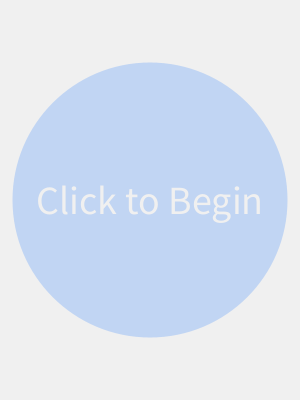
Frame 1 (no input)
Frame 60 (the mouse pressed at the canvas centre just before this capture): identical to frame 1, image omitted
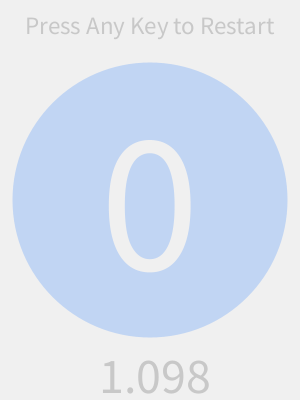
Frame 120 (the mouse held since frame 60 and released just before this capture)

The Processing sketch that drew these frames (run headless with seeded random() and noise(); from frame 60 on, the mouse is pressed at the canvas centre):

// Processing sketch: processing_172603
// ── processing_172603.pde

void setup() {
  size(300, 400);
}

int gameState = 0;
int score = 0;
float counter;
float cps;

void draw() {
  background(240);
  noStroke();
  int c = 50+(score*2);
  fill(0, 100, 255, c);
  ellipse(150, 200, 275, 275);
  if (gameState == 0) {
    textAlign(CENTER, CENTER);
    fill(240);
    textSize(40);
    text("Click to Begin", 150, 200);
    if (mousePressed) {
      gameState = 1;
      counter = 0;
      score = 0;
    }
  }
  if (gameState == 1) {
    counter=counter+0.0183;
    textAlign(CENTER, CENTER);
    fill(240);
    textSize(200);
    text(score, 150, 200);
    textSize(50);
    fill(200);
    text(counter, 150, 375);
    textSize(25);
    text("Press Any Key to Restart", 150, 25);
    if (counter > 10) {
      gameState = 2;
    }
    if (keyPressed) {
      gameState = 0;
    }
  }
  if (gameState == 2) {
    textAlign(CENTER, CENTER);
    fill(240);
    textSize(200);
    text(score, 150, 200);
    textSize(25);
    fill(200);
    text("Clicks Per Second (CPS):", 150, 355);
    textSize(25);
    text("Press Any Key to Restart", 150, 25);
    cps = score/10;
    text(cps, 150, 385);
    if (keyPressed) {
      gameState = 0;
      counter = 0;
      score = 0;
    }
  }
}

void mouseReleased() {
  if (gameState == 1) {
    score++;
  }
}
